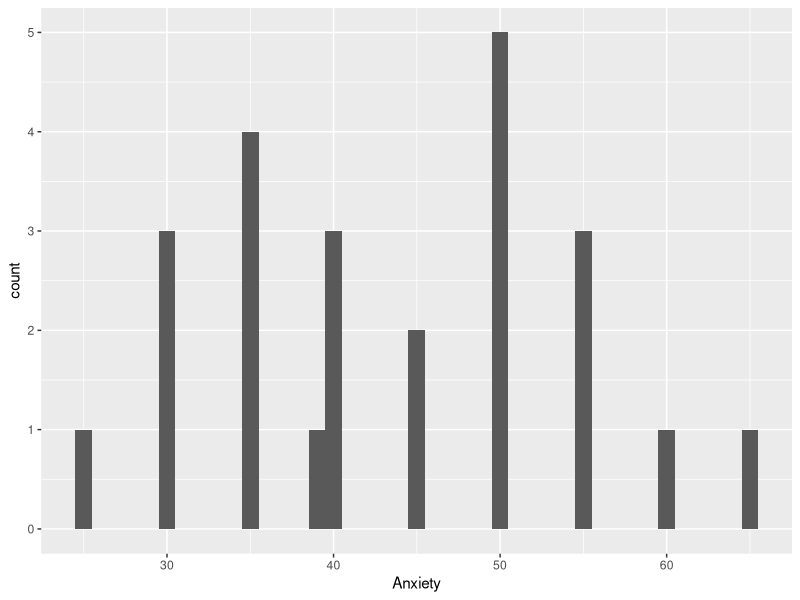
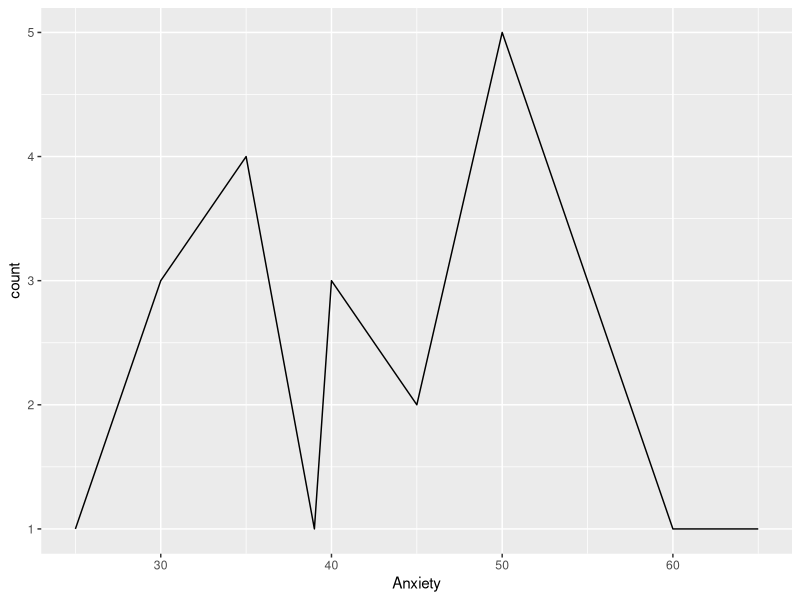
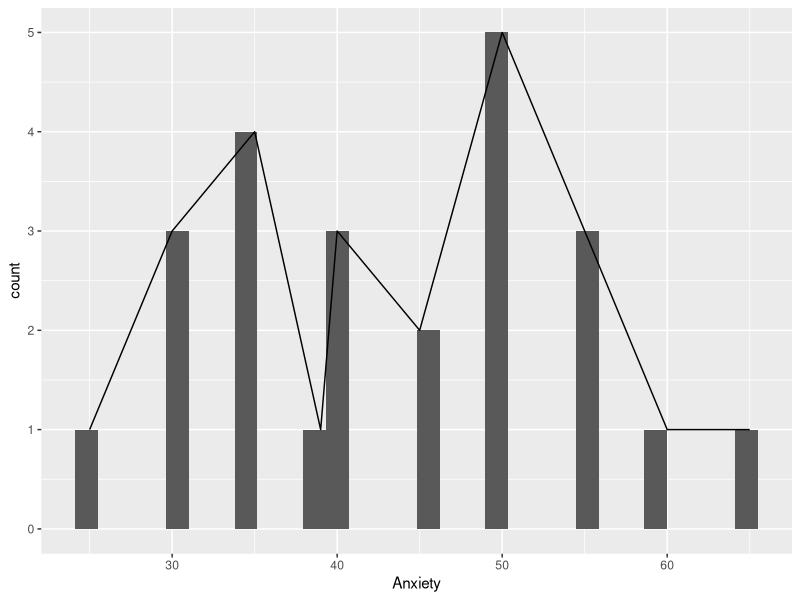
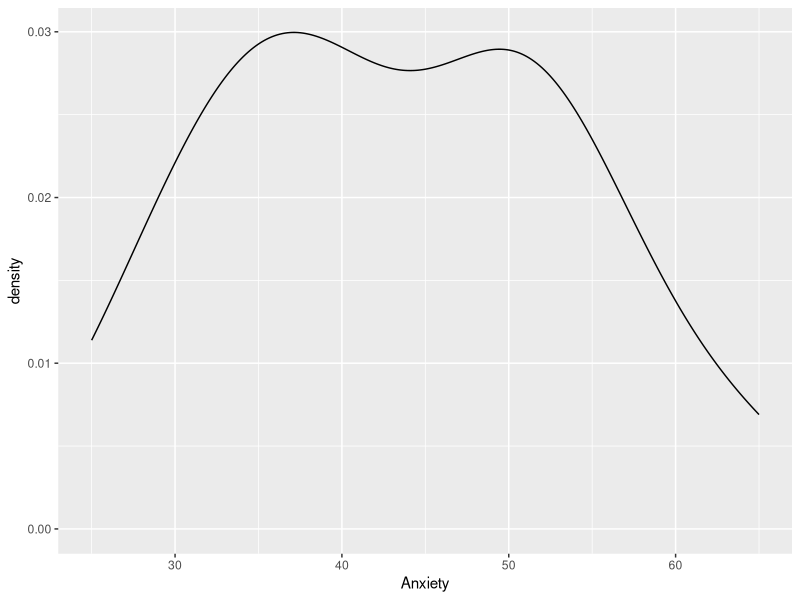
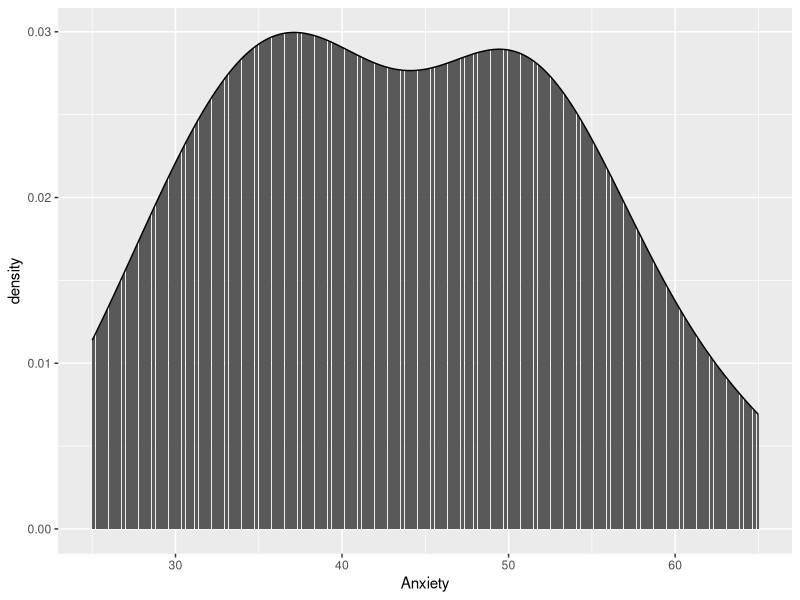
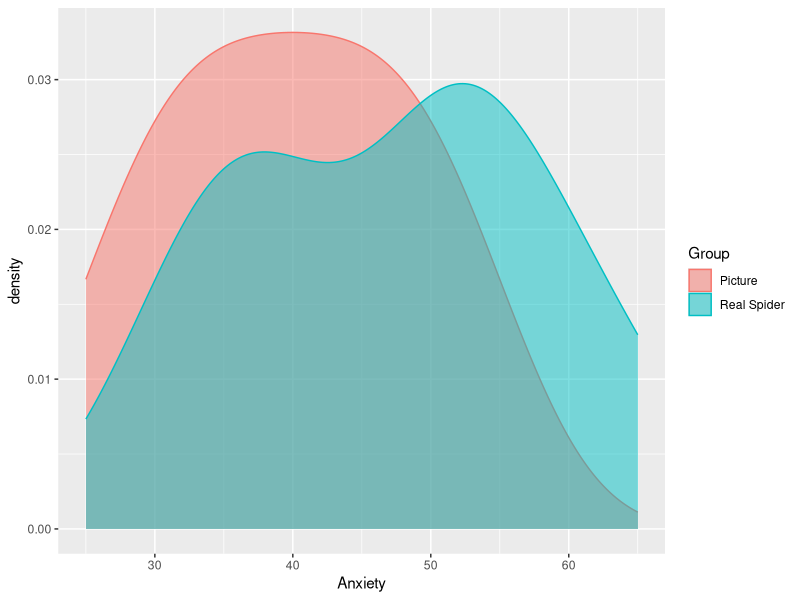
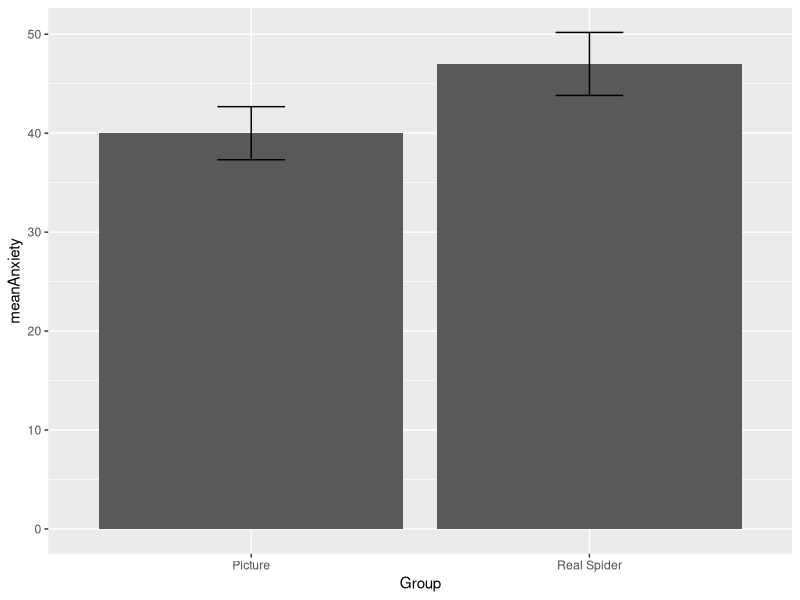

These figures' R source, in order:
#################### STATISTICS FOR PSYCHOLOGY PSYCH-UH 1004Q #########################
#######################################################################################
############################# W E L C O M E ! #########################################
#######################################################################################
## Before getting started with some hard-core programming, we wanted to present you with a quick demo to show you
## what you will learn to do in R in this class. We will go over each of the following steps in each class, so do not
## freak out if you don't understand everything right off the bat.

library(tidyverse) ## this is a set of packages that contain useful packages for plotting and dataset management

### 1. In R, we import data by using the function read_csv(). Once you run the line below, the data will appear in right pane. 

spiderData <- read_csv("spider.csv") # import the data and assign it to a variable

# The dataset reports the anxiety levels recorded in two groups of arachnophobic subjects. One group was presented with just a picture of a spider. The other group was presented with a real spider.
# ...since we're here: what the dependent variable/outcome? What is the independent variable/factor/predictor? What are its levels?

# 2. Once you have imported your data, you can do lots of stuff!

#### A. You can calculate the mean and standard deviations for each group
summary <- spiderData %>% group_by(Group) %>% # the group_by function groups the data by the values (levels) of the Group variable
  summarise(meanAnxiety = mean(Anxiety), sdAnxiety = sd(Anxiety), seAnxiety=sdAnxiety/sqrt(n())) # the summarise function creates a new dataframe with three columns: the anxiety mean, sd, and standard error

# To see the new table, you can either click on the corresponding line in the Data pane on the right pane.  
summary # or just call it here and run it so to make it appear in the R console below.

#### B. You can plot the data in many different ways

## For example, you can look at the overall distribution
ggplot(spiderData, aes(x=Anxiety))+ #the ggplot() function first takes the dataframe to plot; in the embedded function aes() you define the variables to be plotted on the axes
  geom_histogram(binwidth=1)# choose the kind of plot you want (in this case, a histogram distribution plot)

ggplot(spiderData, aes(x=Anxiety))+ #the ggplot() function first takes the dataframe to plot; in the embedded function aes() you define the variables to be plotted on the axes
  geom_freqpoly(stat='count') # choose the kind of plot you want (in this case, a frequency polygon distribution plot)

# you can even overlay different kinds of plots together
ggplot(spiderData, aes(x=Anxiety))+
  geom_histogram()+ #histogram distribution plot
  geom_freqpoly(stat='count') #frequency polygon distribution plot

ggplot(spiderData, aes(x=Anxiety))+ #the ggplot() function first takes the dataframe to plot; in the embedded function aes() you define the variables to be plotted on the axes
  geom_density() # choose the kind of plot you want (in this case, a density distribution plot)

# you can even overlay different kinds of plots together
ggplot(spiderData, aes(x=Anxiety))+
  geom_histogram(stat='density')+ #histogram distribution plot
  geom_density() #density distribution plot

# you can create overlaying plots with different colors for different groups/conditions
ggplot(spiderData, aes(x=Anxiety, color=Group, fill=Group))+ #the ggplot() function first takes the dataframe to plot. In the embedded function aes() you define the variables to be plotted on the axes; within the same function, you can also change the 'aesthetics' of the plot, such as color (the color of the border of the plot) and fill (the inner color)
  geom_density(alpha=0.5) # choose the kind of plot you want (in this case, a density distribution plot). The alpha argument is just to make the curves more or less transparent

## You can plot the means for each group. 
ggplot(summary, aes(x=Group, y=meanAnxiety))+ #the ggplot() function first takes the dataframe to plot. In the embedded function aes() you define the variables to be plotted on the axes; notice that here we are defining both x and y axes.
  geom_bar(stat='identity')+ # choose the kind of plot you want (in this case, a bar plot)
  geom_errorbar(aes(ymin=meanAnxiety-seAnxiety, ymax=meanAnxiety+seAnxiety), width=.2) # add error bars (you will learn what these are eventually in the course!)

#### C. Finally, you can run statistical tests. For example, if you want to see if the anxiety level (i.e., the outcome) changes depending on the kind of stimulus being presented (Group, i.e. the manipulated factor/predictor/independent variable)

t.test(Anxiety ~ Group, data=spiderData, alternative='two.sided', var.equal=TRUE) # this will give you the probability of obtaining the observed data under the hypothesis that the anxiety levels does *not* change depending on whether subjects were presented a picture of a spider or a real spider

##### Hopefully this will give you a general idea of what you can and will learn to do in R!
##### In these recitations, we will dive into each of the skills above. We hope you have fun! 
